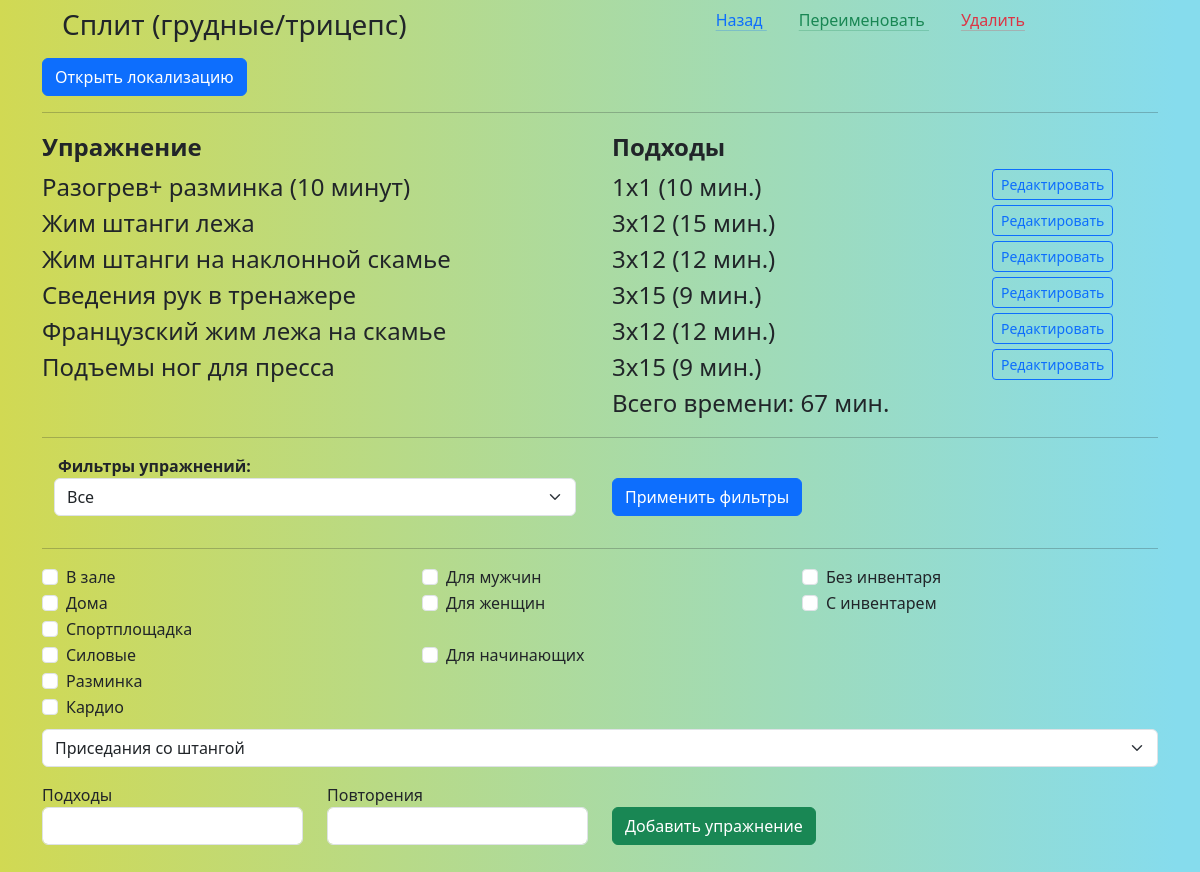
Screenshot of /edit_train/8 (signed in) with the database file from the repository.
### _models.py (models this page shows, shortened)
class Training(db.Model):
    __tablename__ = 'trainings'
    training_id = db.Column(db.Integer, primary_key=True)
    name = db.Column(db.String(50), nullable=False)
    local_names = db.Column(db.Text)
    owner = db.Column(db.String(80), default='admin')
    exercises = relationship('Exercise', secondary='training_exercises', overlaps="trainings")
    user_trainings = relationship('UserTraining', back_populates='training', cascade='all, delete-orphan')
    plans = relationship('Plan', secondary='plan_trainings', back_populates='trainings')

class User(db.Model, UserMixin):
    __tablename__ = 'users'
    id = db.Column(db.Integer, primary_key=True)
    name = db.Column(db.String(80), nullable=False, unique=True)
    password = db.Column(db.String(80), nullable=False)
    role = db.Column(db.String(80), nullable=False, default='user')
    email = db.Column(db.String(80), unique=True, nullable=False)
    language = db.Column(db.String(20), default='EN')
    preferences = db.Column(db.Text, default=[])
    date_registration = Column(db.DateTime)
    date_last_activity = Column(db.DateTime)
    trainings = relationship('UserTraining', back_populates='user')

class Exercise(db.Model):
    __tablename__ = 'exercises'
    exercise_id = db.Column(db.Integer, primary_key=True)
    name = db.Column(db.String(50), default='New exercise')
    localized_name = db.Column(db.Text)
    target = db.Column(db.String(20), default='')
    description = db.Column(db.String(300), default='')
    localized_description = db.Column(db.Text)
    difficulty = db.Column(db.Integer, default=1)
    time_per_set = db.Column(db.Integer, default=1)
    counter = db.Column(db.Integer, default=0)
    filters = db.Column(JSON, default=[])  # LOCATION_FILTERS.keys
    user_training_exercises = relationship('UserTrainingExercise', back_populates='exercise')
    muscles = relationship('Muscle', secondary='exercise_muscles')
    training = db.relationship('Training', secondary='training_exercises', overlaps="exercises")
    training_exercises = relationship('TrainingExercise', back_populates='exercise')

### main.py (the view, shortened to what this page needs)
@app.route('/edit_train/<int:train_id>', methods=['POST', 'GET'])
@login_required
def edit_train(train_id):
    languages = config.LANGUAGES
    train_local_names = {}
    train = Training.query.get(train_id)  # нахожу тренировку по ID которое передано в роуте
    try:
     train_local_names = json.loads(train.local_names)
     train_local_name = train_local_names[current_user.language]
    except:
        for language in languages:
            train_local_names[language] = ''
            train_local_name = train.name
    const_config_filters = config.FILTER_LIST # основные фильтры из конфига (список списков)
    config_filters = []
    for i in range(len(const_config_filters)):
        config_filters.append({})
        for numb, filter_name in const_config_filters[i].items():
            localized_filter_name = Localization.query.filter_by(key=filter_name).first()
            localized_filter_names_json = json.loads(localized_filter_name.translations)
            localized_filter_name_json = localized_filter_names_json[current_user.language]
            config_filters[i][numb] = localized_filter_name_json
    config_filter_targets = config.FILTER_TARGETS   # список фильтров таргета - групп мышц
    loc_config_targets = config.LOC_TARGETS
    exercise_filter_list_str = request.args.get('exercise_filter_list_str')
    if exercise_filter_list_str:
        exercise_filter_list = json.loads(exercise_filter_list_str)
    else:
        exercise_filter_list = []
    exercise_filter_list_json = ';'.join([','.join(sublist) for sublist in exercise_filter_list])
    target_filter = request.args.get('target_filter', '-1')
    print(exercise_filter_list)
    group_conditions = []
    for group in exercise_filter_list:
        group_condition = or_(*[Exercise.filters.contains(filter) for filter in group])
        group_conditions.append(group_condition)
    combined_condition = and_(*group_conditions)
    filtered_exercises = Exercise.query.filter(combined_condition).all()
    if int(target_filter) >= 0:
        target_filter_name = config_filter_targets[int(target_filter)+1]
        exercises = [ex for ex in filtered_exercises if ex.target == target_filter_name]    # отбираю по полю таргет
    else:
        exercises = filtered_exercises  # если фильтр -1 (все) то не фильтрую
    exercise_localization_names = [json.loads(ex.localized_name) for ex in exercises]
    if train:
        te_info_list = get_training_connections(train.training_id) # функция для получения связанных с тренировкой полей
    total_time = 0
    for te_info in te_info_list:
        total_time += te_info[0].time_per_set * te_info[1]
    return render_template('edit_train.html', train=train, te_info_list=te_info_list,
                           exercises=exercises, config_filters=config_filters, exercise_filter_list=exercise_filter_list,
                           config_filter_targets=config_filter_targets, target_filter=target_filter, total_time=total_time,
                           train_id=train_id, exercise_filter_list_json=exercise_filter_list_json,
                           exercise_localization_names=exercise_localization_names, loc_config_targets=loc_config_targets,
                           languages=languages, train_local_names=train_local_names, train_local_name=train_local_name)

### _logic.py (called while the page is built)
def get_training_connections(train_id):  # te_info = [te, sets, repetitions] (te- Exercise)
    train = Training.query.get(train_id)
    te_info_list = []
    for te in train.exercises:  # для каждого упражнения te из цикла по training.exercises (класса Training)
        training_exercise = TrainingExercise.query.filter_by(training_id=train.training_id,
                                                             exercise_id=te.exercise_id).first()
        if training_exercise:  # и выбираем связанные сеты повторы и веса (которые 0 по умолчанию)
            sets = training_exercise.sets
            repetitions = training_exercise.repetitions
            ex_localizations = json.loads(te.localized_name)
            te_info = [te, sets, repetitions, ex_localizations]
            te_info_list.append(te_info)
    return te_info_list

def load_localization_dict():
    phrases = Localization.query.all()
    phrases_list = {}
    for phrase in phrases:
        translations_dict = json.loads(phrase.translations)
        phrases_list[phrase.key] = translations_dict
    return phrases_list

### main.py (called while the page is built)
@login_manager.user_loader
def load_user(user_id):
    return User.query.get(int(user_id))

@app.context_processor
def inject_local_dict():
    local_dict = load_localization_dict()
    return {'local_dict': local_dict}

### templates/edit_train.html (shortened to what this page needs)
{% extends 'base.html' %}
{% block body %}
<div class="">
        <div class="row m-2">
            <div class="col-7">
                <h3>{{train_local_name}}</h3>
            </div>
            <div class="col-5 px-2">
                <a href="/new_train" class="mx-3 link-primary link-offset-2 link-underline-opacity-25 link-underline-opacity-100-hover">
                    {{local_dict['Back'][current_user.language]}}
                </a>
                {% if train.owner == current_user.name or current_user.role == "admin" %}
                    <a href="#" data-bs-toggle="modal" data-bs-target="#rename_train" class="mx-3 link-success link-offset-2 link-underline-opacity-25 link-underline-opacity-100-hover">
                        {{local_dict['Rename'][current_user.language]}}
                    </a>
                    <a href="#" data-bs-toggle="modal" data-bs-target="#delete_train" class="mx-3 link-danger link-offset-2 link-underline-opacity-25 link-underline-opacity-100-hover">
                        {{local_dict['Delete'][current_user.language]}}
                    </a>
                {% endif %}
            </div>
        </div>
        {% if current_user.role == 'admin' %}
        <form action="/save_train_localization" method="post">
            <div class="">
                <a class="btn btn-primary" data-bs-toggle="collapse" href="#localization_collapse" role="button" aria-expanded="false" aria-controls="localization_collapse">
                    Открыть локализацию
                  </a>
            </div>
        </form>
        {% endif %}
<hr>
<section >
{% if te_info_list %}
    <div class="row mb-1 ">
                <div class="col-6 fs-4">
                    <b>{{local_dict['Exercise'][current_user.language]}}</b>
                </div>
                <div class="col-3 fs-4">
                    <b>{{local_dict['Sets'][current_user.language]}}</b>
                </div>
                <div class="col-3">
                </div>
    </div>
    <div class="row mb-1">
        {% for te_info in te_info_list %}
                <div class="col-6 fs-4">
                    {{te_info[3][current_user.language]}}
                </div>
                <div class="col-4 fs-4">
                    {{te_info[1]}}x{{te_info[2]}} ({{te_info[0].time_per_set*te_info[1]}} {{local_dict['minutes'][current_user.language]}}.)
                </div>
                <div class="col-2">
                    {% if train.owner == current_user.name or current_user.role == "admin" %}
                    <button type="button" class="btn btn-outline-primary btn-sm" data-bs-toggle="modal" data-bs-target="#confirmDelete{{ te_info[0].exercise_id }}">
                        {{local_dict['Edit'][current_user.language]}}
                    </button>
                    {% endif %}
                </div>
        {% endfor %}
                <div class="col-6 fs-4">
                </div>
                <div class="col-4 fs-4">
                   {{local_dict['total_time'][current_user.language]}}:  {{total_time}} {{local_dict['minutes'][current_user.language]}}.
                </div>
                <div class="col-2">
                </div>
    </div>
{% else %} <h4>{{local_dict['No_exercises_in_train'][current_user.language]}}</h4>
{% endif %}
</section>
<hr>
{% if train.owner == current_user.name or current_user.role == "admin" %}
    <form action="/get_exercise_filter_list" method="post">
        <div class="px-3"><b>{{local_dict['Exercises_filters'][current_user.language]}}:</b></div>
        <div class="row mb-0">
            <div class="col-6">
                <div class="container-fluid">
                <select name="select_target" id="select_target" class="form-select form-select-md mb-3 me-2" aria-label=".form-select-md example">>
                    {% for num in range(config_filter_targets|length) %}
                        <option value="{{num-1}}" {% if target_filter|int+1 == num %} selected {% endif %}>{{loc_config_targets[current_user.language][num]}}
                    {% endfor %}
                </select>
                </div>
            </div>
            <div class="col-6">
                <input type="submit" class="btn btn-primary" value="{{local_dict['Apply filters'][current_user.language]}}">
            </div>
        </div>
        <hr>
        <div class="row mb-2">
                    {% for i in range(config_filters|length) %}
            <div class="col-4">
                        {% for key, filter in config_filters[i].items() %}
                            <div class="form-check">
                                <input class="form-check-input" type="checkbox" name="filters{{i+1}}" value="{{key}}" id="chk_{{key}}" {% if key in exercise_filter_list[i]  %} checked {% endif %}>
                                <label class="form-check-label" for="chk_{{key}}">
                                   {{filter}}
                                </label>
                            </div>
                        {% endfor %}
            </div>
                    {% endfor %}
        </div>
    </form>
    <form action="/train_add_ex" method="post">
            <select name="select_exercise" id="select_exercise" class="form-select form-select-md mb-3 me-2" aria-label=".form-select-md example">>
                    {% for ex in exercises %}
                        <option value="{{ex.exercise_id}}">{{exercise_localization_names[loop.index-1][current_user.language]}}
                    {% endfor %}
            </select>
                <div class="row mb-2">
                <div class="col-3">
                    {{local_dict['Sets'][current_user.language]}} <br>
                    <input type="number" name="sets" id="sets" class="form-control mb-2 no-outline" required>
                </div>
                <div class="col-3">
                    {{local_dict['Repetitions'][current_user.language]}} <br>
                    <input type="number" name="reps" id="reps" class="form-control mb-2" required><br>
                </div>
                <div class="col-3">
                    <br>
                    <input type="submit" id="" class="btn btn-success" value="{{local_dict['Add_exercise'][current_user.language]}}">
                </div>
                </div>
    </form>
{% endif %}
</div>
{% endblock %}

### static/css/main.css (style rules this page uses)
body { background-image: linear-gradient(90deg, rgba(2,0,36,1) 0%, rgba(209,217,83,1) 0%, rgba(134,220,237,1) 98%); background-size: cover; background-repeat: no-repeat; background-attachment: fixed; }
.no-outline { outline: none; box-shadow: none; }

### rows the page displays
Training: name "Сплит (грудные/трицепс)"
User: language "Назад", language "Переименовать", language "Удалить", language "Упражнение", language "Подходы", language "мин", language "Редактировать", language "Всего времени", language "Фильтры упражнений", select_target "Все", language "Применить фильтры", language "Повторения", language "Добавить упражнение"
Exercise: language "Разогрев+ разминка (10 минут)", te_info "1", te_info[0].time_per_set*te_info[1] "10"
Exercise: language "Жим штанги лежа", te_info "3", te_info "12", te_info[0].time_per_set*te_info[1] "15"
Exercise: language "Жим штанги на наклонной скамье", te_info "3", te_info "12", te_info[0].time_per_set*te_info[1] "12"
Exercise: language "Сведения рук в тренажере", time_per_set "3", te_info "15", te_info[0].time_per_set*te_info[1] "9"
Exercise: language "Французский жим лежа на скамье", te_info "3", te_info "12", te_info[0].time_per_set*te_info[1] "12"
Exercise: language "Подъемы ног для пресса", te_info "3", te_info "15", te_info[0].time_per_set*te_info[1] "9"

### other values shown
{{ total_time }} "67"
{{ filter }} "В зале" "Дома" "Спортплощадка" "Для мужчин" "Для женщин" "Без инвентаря" "С инвентарем" "Силовые" "Разминка" "Кардио" "Для начинающих"
form field select_exercise "Приседания со штангой"
